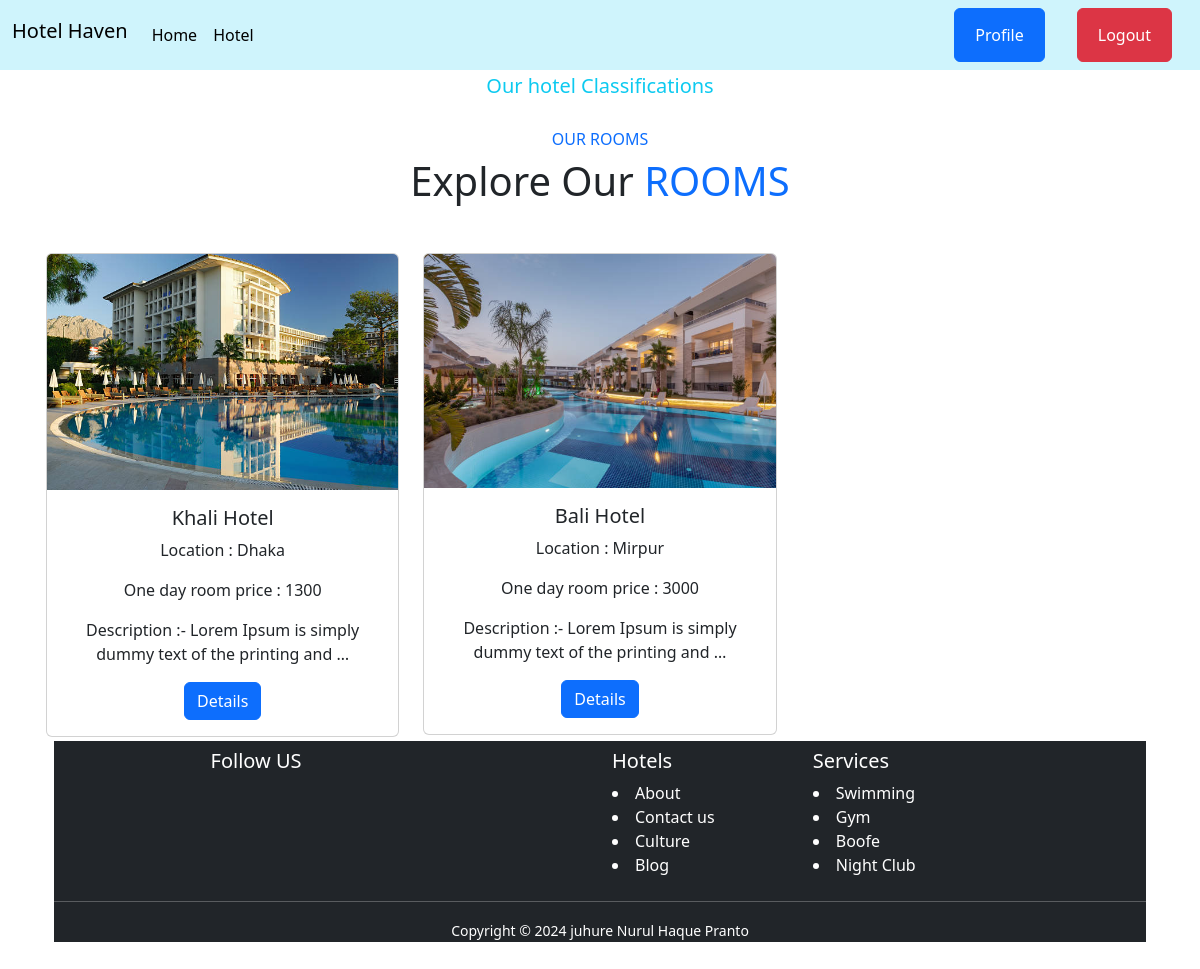
The app's page /hotel/hotel/ (signed in), older data.
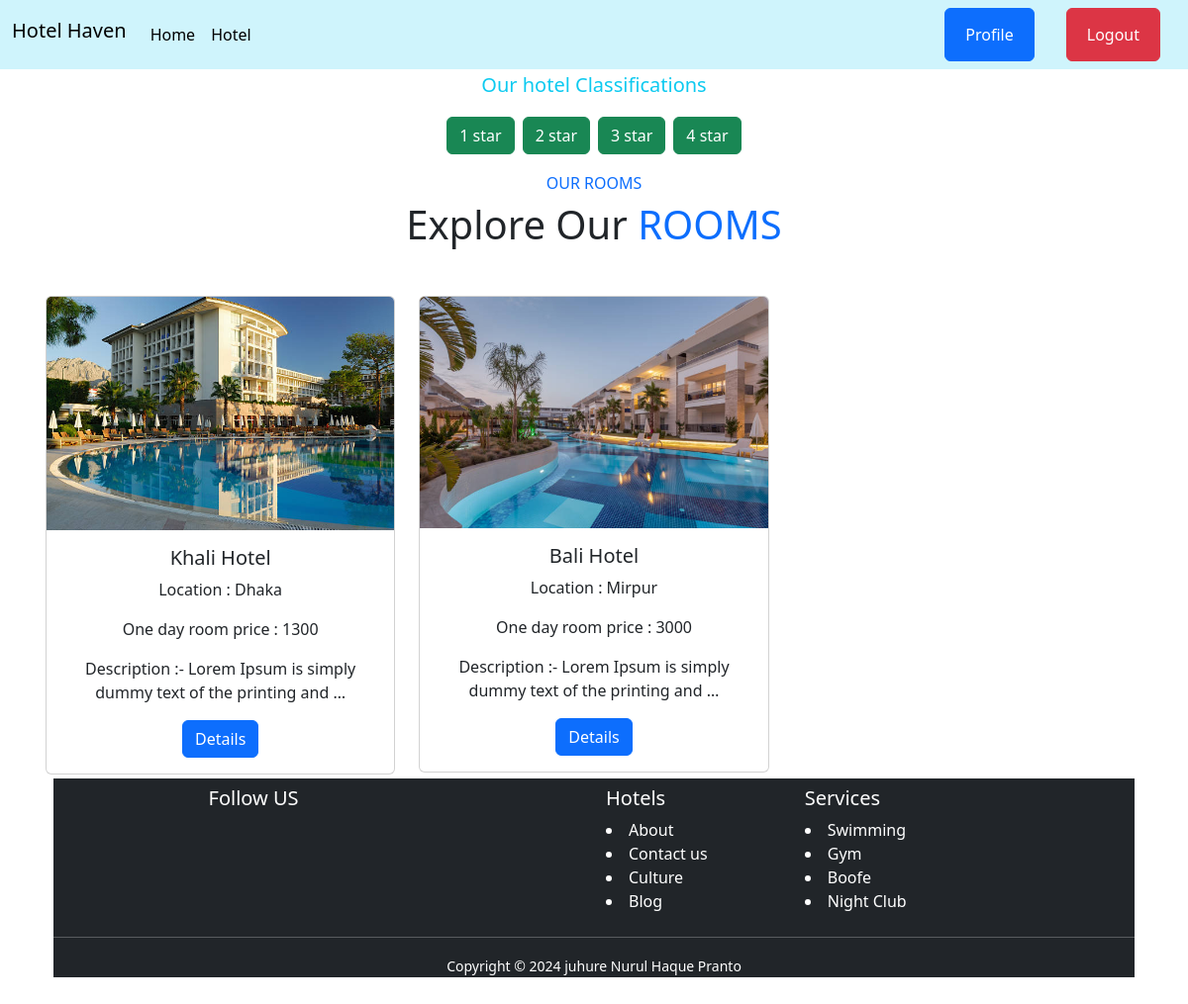
The same page, newer data.
### hotel/models.py (models this page shows, shortened)
class HotelModel(models.Model):
    hotel_name = models.CharField(max_length=100)
    location = models.CharField(max_length=200)
    fee = models.IntegerField()
    description = models.TextField()
    image = models.ImageField(upload_to='hotel/images/')
    category = models.ForeignKey(CategoryModel, on_delete=models.CASCADE,null=True, blank=True)

class CategoryModel(models.Model):
    name = models.CharField(max_length = 15)
    slug = models.SlugField(max_length=100, unique=True, null=True, blank=True)

### hotel/views.py (the view)
# urls.py: path('hotel/',  views.showhotel, name='hotel'),
@login_required
def showhotel(request, category_slug = None):
    data = models.HotelModel.objects.all()
    if category_slug is not None:
        fil = models.CategoryModel.objects.get(slug=category_slug)
        data = models.HotelModel.objects.filter(category = fil)
    category = models.CategoryModel.objects.all()
    return render(request, 'hotel.html', {'data':data,'category':category})

### hotel/templates/hotel.html (shortened to what this page needs)
{% extends "base.html" %} {% load static %}
{% block content %}
<div class="container mb-5">
<div class="text-center container p-1 h-100">
  <h5 class="text-info">Our hotel Classifications</h5>
<div class="d-flex flex-wrap justify-content-center pt-2 align-items-center">
  {% for val in category %}
  <div class="p-1">
    <button type="button" class="btn btn-success">
    <a
      href="{% url 'category_wise' val.slug %}"
      class="text-decoration-none text-white"
      >{{val.name}}</a
    >
  </div>
  {% endfor %}
</div>
<div class="text-center wow fadeInUp" data-wow-delay="0.1s">
  <h6 class="section-title text-center text-primary text-uppercase mt-3">Our Rooms</h6>
  <h1 class="mb-5">Explore Our <span class="text-primary text-uppercase">Rooms</span></h1>
</div>
<div class="row row-cols-1 row-cols-md-3 g-4">
    {% for i in data %}
      <div class="col">
        <div class="card">
          <img src="{{i.image.url}}" class="card-img-top" alt="...">
          <div class="card-body">
            <h5 class="card-title">{{i.hotel_name}}</h5>
            <p>Location : {{i.location}}</p>
            <p>One day room price : {{i.fee}}</p>
            <p class="card-text">Description :- {{i.description | truncatewords:10}}</p>
            <a class="btn btn-primary" href="{% url 'details' i.id %}">Details</a>
          </div>
        </div>
      </div>
    {% endfor %}
</div>
</div>
  {% endblock content %}

Row changes from the older to the newer data that the page shows:
added CategoryModel: name "1 star"
added CategoryModel: name "2 star"
added CategoryModel: name "3 star"
added CategoryModel: name "4 star"
